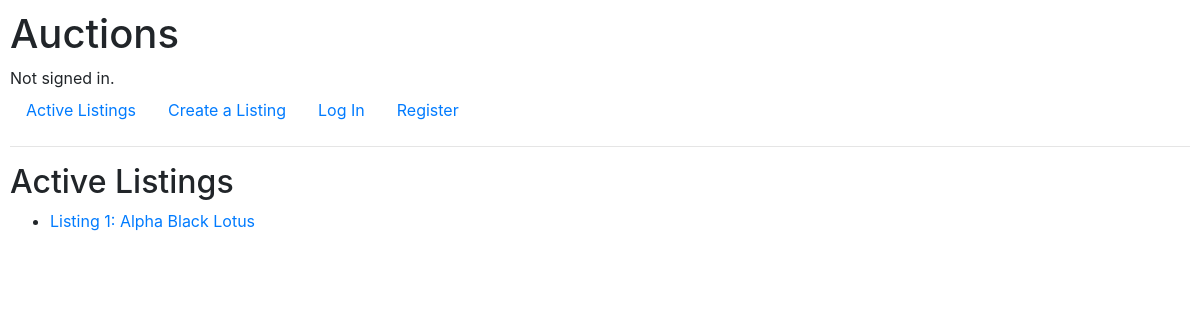
Before: / with the older database file.
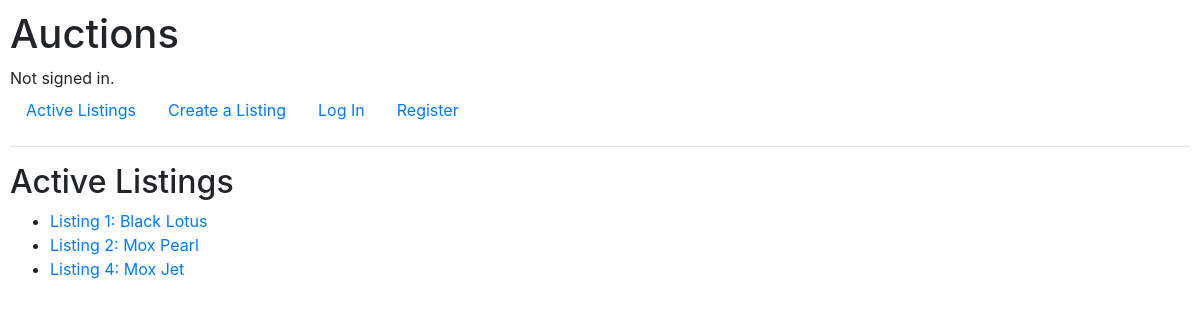
After: the same page with the newer database file.
### auctions/models.py (models this page shows, shortened)
class Listing(Model):
    class categories(TextChoices):
        ELECTRONICS =         "EL", _("Electronics")
        COLLECTIBLES_ART =    "CO", _("Collectibles & Art")
        FASHION =             "FA", _("Fashion")
        MOTORS =              "MO", _("Motors")
        TOYS_HOBBIES =        "TO", _("Toys & Hobbies")
        SPORTS =              "SP", _("Sports")
        HEALTH_BEAUTY =       "HE", _("Health & Beauty")
        BOOKS_MOVIES_MUSIC =  "BO", _("Books, Movies & Music")
        BUSINESS_INDUSTRIAL = "BU", _("Business & Industrial")
        HOME_GARDEN =         "HO", _("Home & Garden")
        OTHER =               "OT", _("Other")
    name = CharField(max_length=64)
    quantity = IntegerField(default=1)
    is_returnable = BooleanField()
    category = CharField(choices=categories.choices, max_length=24)
    description = TextField(max_length=480)
    list_price = DecimalField(max_digits=9, decimal_places=2)
    buynow_price = DecimalField(max_digits=9, decimal_places=2, default=None)
    ship_price = DecimalField(max_digits=9, decimal_places=2)
    listing_start = DateTimeField()
    listing_end = DateTimeField()
    listing_timeout = DateTimeField()
    lister = ForeignKey(User, on_delete=CASCADE)

### auctions/views.py (the view)
# urls.py: path("",                    views.index,            name="index"),
def index(request):
    return render(request, "auctions/index.html", {
        "listings": models.Listing.objects.all()
    })

### auctions/templates/auctions/index.html
{% extends "auctions/layout.html" %}
{% block body %}
    <h2>Active Listings</h2>
    <ul>
        {% for listing in listings %}
            <li><a href="{% url 'read' listing.id listing.name %}">Listing {{listing.id}}: {{listing.name}}</a></li>
        {% endfor %}
    </ul>
{% endblock %}

### auctions/templates/auctions/layout.html (shortened to what this page needs)
{% load static %}
<!DOCTYPE html>
<html lang="en">
    <head>
        <link rel="stylesheet" href="https://stackpath.bootstrapcdn.com/bootstrap/4.4.1/css/bootstrap.min.css">
        <link rel="stylesheet" href="https://cdnjs.cloudflare.com/ajax/libs/jquery-datetimepicker/2.5.20/jquery.datetimepicker.min.css" />
        <link href="{% static 'auctions/styles.css' %}" rel="stylesheet">
    </head>
    <body>
        <h1>Auctions</h1>
        <div>
            {% if user.is_authenticated %}
                Signed in as <strong>{{ user.username }}</strong>.
            {% else %}
                Not signed in.
            {% endif %}
        </div>
        <ul class="nav">
            <li class="nav-item">
                <a class="nav-link" href="{% url 'index' %}">Active Listings</a>
            </li>
            <li class="nav-item">
                <a class="nav-link" href="{% url 'create' %}">Create a Listing</a>
            </li>
            {% if user.is_authenticated %}
                <li class="nav-item">
                    <a class="nav-link" href="{% url 'logout' %}">Log Out</a>
                </li>
            {% else %}
                <li class="nav-item">
                    <a class="nav-link" href="{% url 'login' %}">Log In</a>
                </li>
                <li class="nav-item">
                    <a class="nav-link" href="{% url 'register' %}">Register</a>
                </li>
            {% endif %}
        </ul>
        <hr>
        {% block body %}
        {% endblock %}
    </body>
</html>

### auctions/static/auctions/styles.css (style rules this page uses)
body { padding: 10px; }

Changed rows visible on the page:
changed Listing id 1: name "Alpha Black Lotus" → "Black Lotus"
added Listing: id "2", name "Mox Pearl"
added Listing: id "4", name "Mox Jet"
